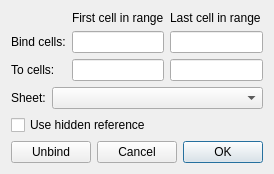
<?xml version="1.0" encoding="UTF-8"?>
<ui version="4.0">
 <class>DlgBindSheet</class>
 <widget class="QDialog" name="DlgBindSheet">
  <property name="geometry">
   <rect>
    <x>0</x>
    <y>0</y>
    <width>257</width>
    <height>167</height>
   </rect>
  </property>
  <property name="windowTitle">
   <string>Bind Spreadsheet Cells</string>
  </property>
  <layout class="QVBoxLayout" name="verticalLayout">
   <item>
    <layout class="QGridLayout" name="gridLayout">
     <item row="0" column="1">
      <widget class="QLabel" name="label_4">
       <property name="text">
        <string>First cell in range</string>
       </property>
      </widget>
     </item>
     <item row="0" column="2">
      <widget class="QLabel" name="label_5">
       <property name="text">
        <string>Last cell in range</string>
       </property>
      </widget>
     </item>
     <item row="1" column="0">
      <widget class="QLabel" name="label_2">
       <property name="text">
        <string>Bind cells:</string>
       </property>
      </widget>
     </item>
     <item row="1" column="1">
      <widget class="QLineEdit" name="lineEditFromStart">
       <property name="sizePolicy">
        <sizepolicy hsizetype="Preferred" vsizetype="Fixed">
         <horstretch>0</horstretch>
         <verstretch>0</verstretch>
        </sizepolicy>
       </property>
       <property name="toolTip">
        <string>Start cell address</string>
       </property>
      </widget>
     </item>
     <item row="1" column="2">
      <widget class="QLineEdit" name="lineEditFromEnd">
       <property name="sizePolicy">
        <sizepolicy hsizetype="Preferred" vsizetype="Fixed">
         <horstretch>0</horstretch>
         <verstretch>0</verstretch>
        </sizepolicy>
       </property>
       <property name="toolTip">
        <string>End cell address</string>
       </property>
      </widget>
     </item>
     <item row="2" column="0">
      <widget class="QLabel" name="label_3">
       <property name="text">
        <string>To cells:</string>
       </property>
      </widget>
     </item>
     <item row="2" column="1">
      <widget class="Gui::ExpressionLineEdit" name="lineEditToStart">
       <property name="sizePolicy">
        <sizepolicy hsizetype="Preferred" vsizetype="Fixed">
         <horstretch>0</horstretch>
         <verstretch>0</verstretch>
        </sizepolicy>
       </property>
       <property name="toolTip">
        <string>Start cell address to bind to.
Type '=' if you want to use an expression.
The expression must evaluate to a string of some cell address.</string>
       </property>
      </widget>
     </item>
     <item row="2" column="2">
      <widget class="Gui::ExpressionLineEdit" name="lineEditToEnd">
       <property name="sizePolicy">
        <sizepolicy hsizetype="Preferred" vsizetype="Fixed">
         <horstretch>0</horstretch>
         <verstretch>0</verstretch>
        </sizepolicy>
       </property>
       <property name="toolTip">
        <string>End cell address to bind to.
Type '=' if you want to use an expression.
The expression must evaluate to a string of some cell address.</string>
       </property>
      </widget>
     </item>
    </layout>
   </item>
   <item>
    <layout class="QFormLayout" name="formLayout">
     <item row="0" column="1">
      <widget class="QComboBox" name="comboBox">
       <property name="toolTip">
        <string>Which spread sheet to bind to</string>
       </property>
      </widget>
     </item>
     <item row="0" column="0">
      <widget class="QLabel" name="label">
       <property name="text">
        <string>Sheet:</string>
       </property>
      </widget>
     </item>
    </layout>
   </item>
   <item>
    <widget class="QCheckBox" name="checkBoxHREF">
     <property name="toolTip">
      <string>The dependency with the referenced spreadsheet will
be hidden to the dependency checking.
Useful to avoid cyclic dependencies, but use with caution!</string>
     </property>
     <property name="text">
      <string>Use hidden reference</string>
     </property>
    </widget>
   </item>
   <item>
    <layout class="QHBoxLayout" name="horizontalLayout_5">
     <item>
      <widget class="QPushButton" name="btnDiscard">
       <property name="text">
        <string>Unbind</string>
       </property>
      </widget>
     </item>
     <item>
      <widget class="QPushButton" name="btnCancel">
       <property name="text">
        <string>Cancel</string>
       </property>
      </widget>
     </item>
     <item>
      <widget class="QPushButton" name="btnOk">
       <property name="text">
        <string>OK</string>
       </property>
       <property name="default">
        <bool>true</bool>
       </property>
      </widget>
     </item>
    </layout>
   </item>
  </layout>
 </widget>
 <customwidgets>
  <customwidget>
   <class>Gui::ExpressionLineEdit</class>
   <extends>QLineEdit</extends>
   <header location="global">Gui/ExpressionCompleter.h</header>
  </customwidget>
 </customwidgets>
 <tabstops>
  <tabstop>lineEditFromStart</tabstop>
  <tabstop>lineEditFromEnd</tabstop>
  <tabstop>lineEditToStart</tabstop>
  <tabstop>lineEditToEnd</tabstop>
  <tabstop>comboBox</tabstop>
  <tabstop>checkBoxHREF</tabstop>
  <tabstop>btnOk</tabstop>
  <tabstop>btnCancel</tabstop>
  <tabstop>btnDiscard</tabstop>
 </tabstops>
 <resources/>
 <connections>
  <connection>
   <sender>btnOk</sender>
   <signal>clicked()</signal>
   <receiver>DlgBindSheet</receiver>
   <slot>accept()</slot>
   <hints>
    <hint type="sourcelabel">
     <x>334</x>
     <y>152</y>
    </hint>
    <hint type="destinationlabel">
     <x>193</x>
     <y>87</y>
    </hint>
   </hints>
  </connection>
  <connection>
   <sender>btnCancel</sender>
   <signal>clicked()</signal>
   <receiver>DlgBindSheet</receiver>
   <slot>reject()</slot>
   <hints>
    <hint type="sourcelabel">
     <x>243</x>
     <y>152</y>
    </hint>
    <hint type="destinationlabel">
     <x>193</x>
     <y>87</y>
    </hint>
   </hints>
  </connection>
 </connections>
</ui>
